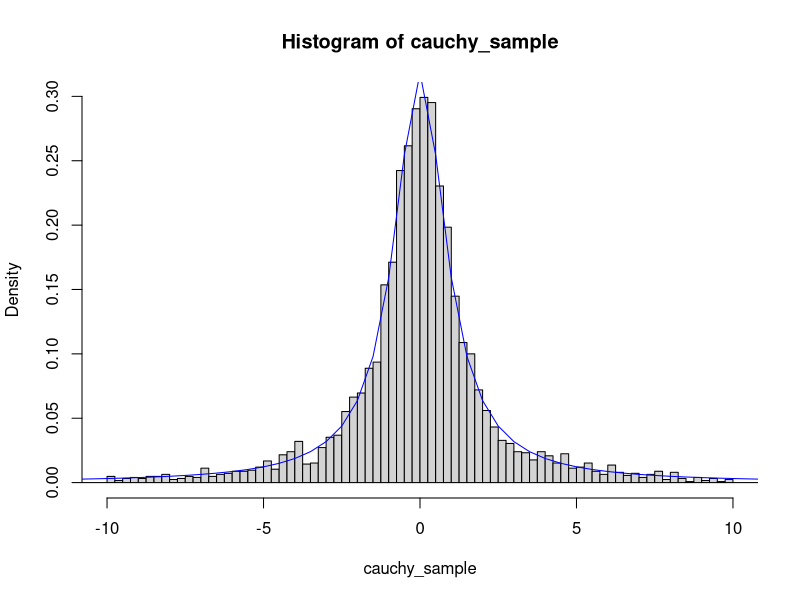
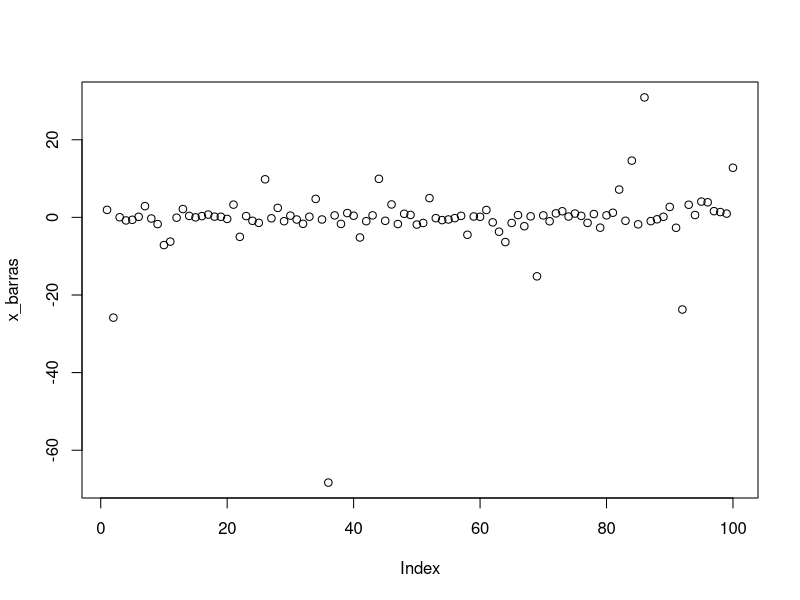
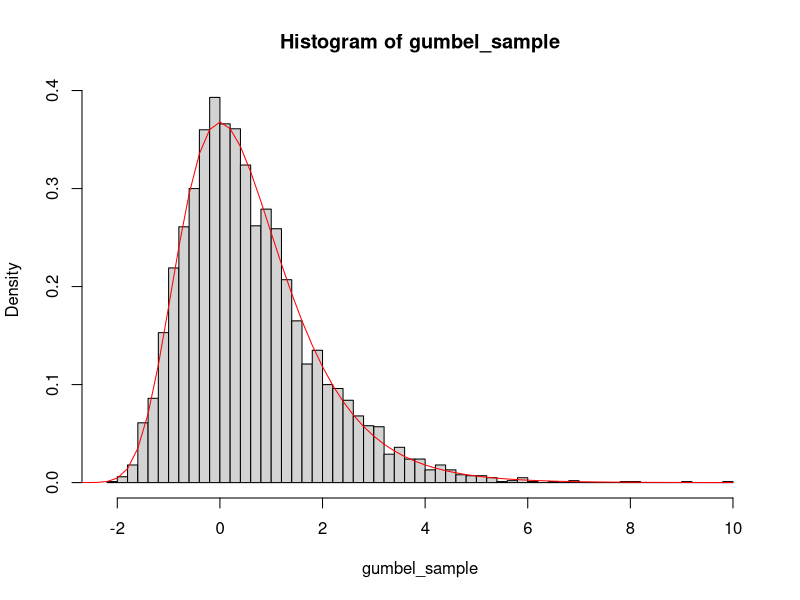
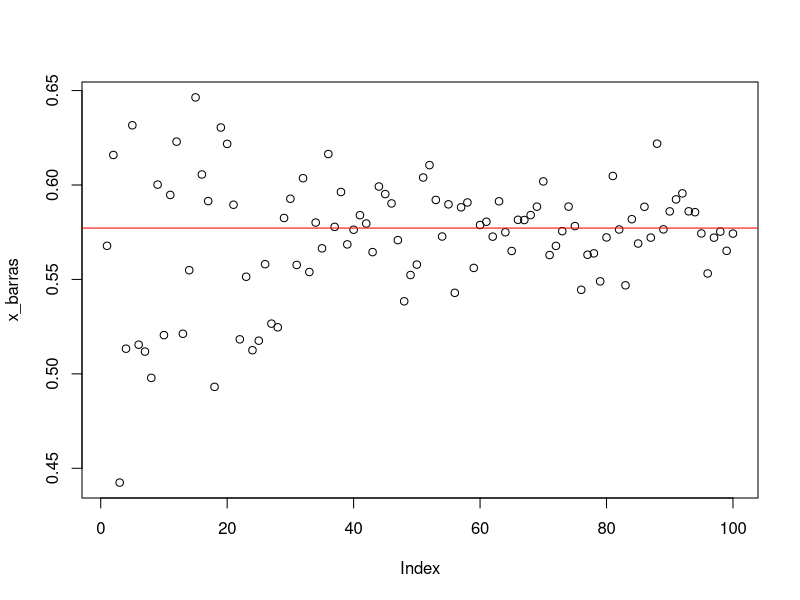
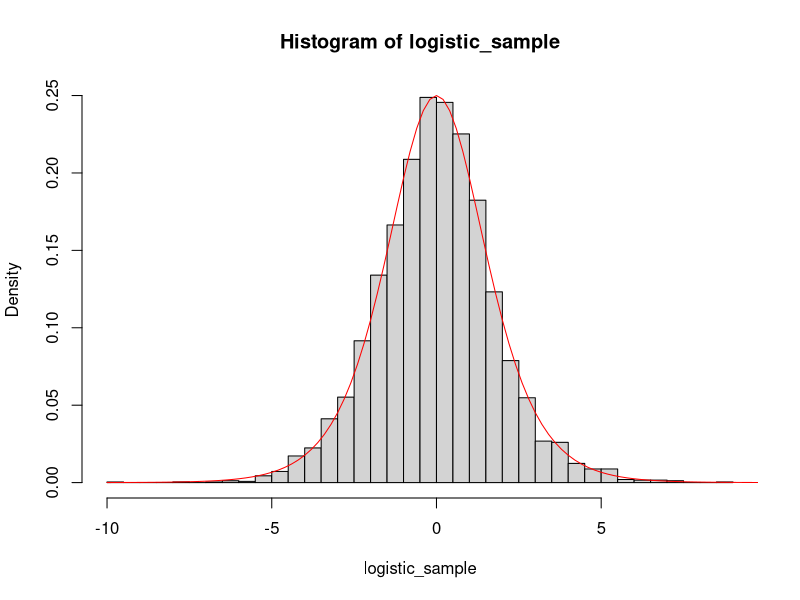
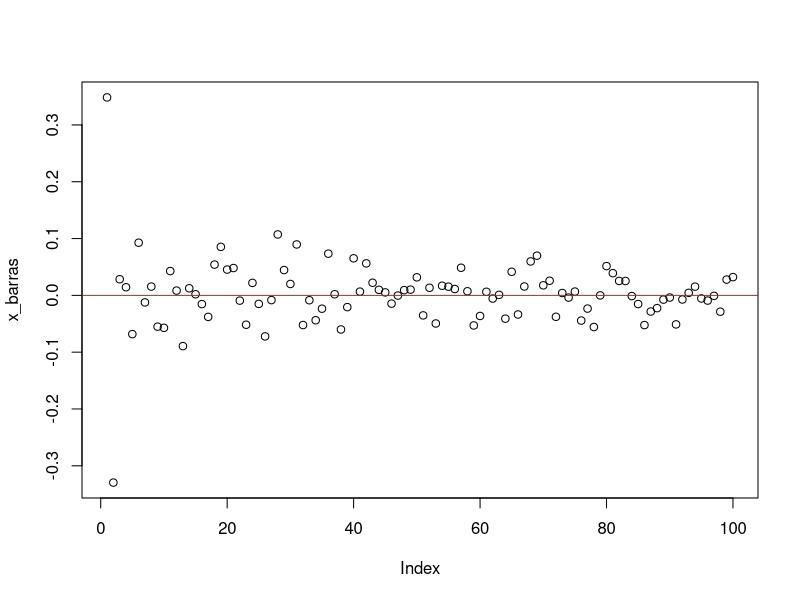
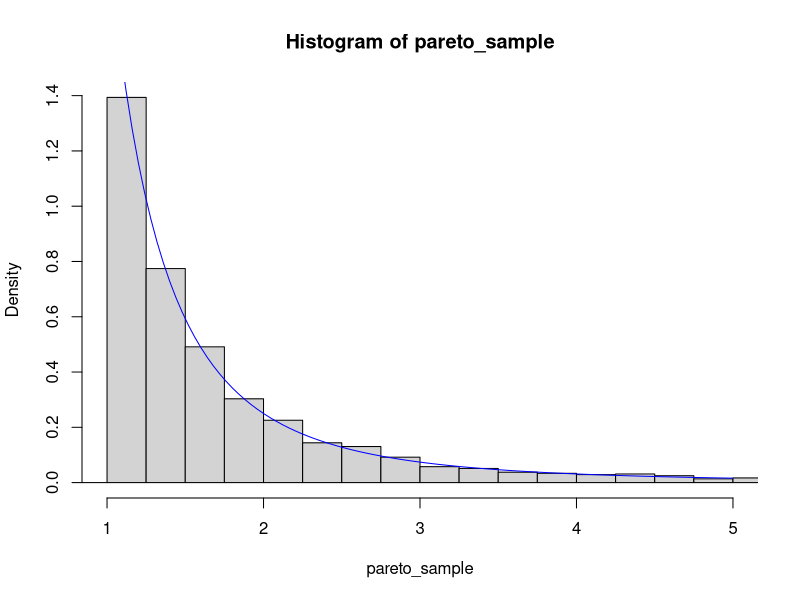
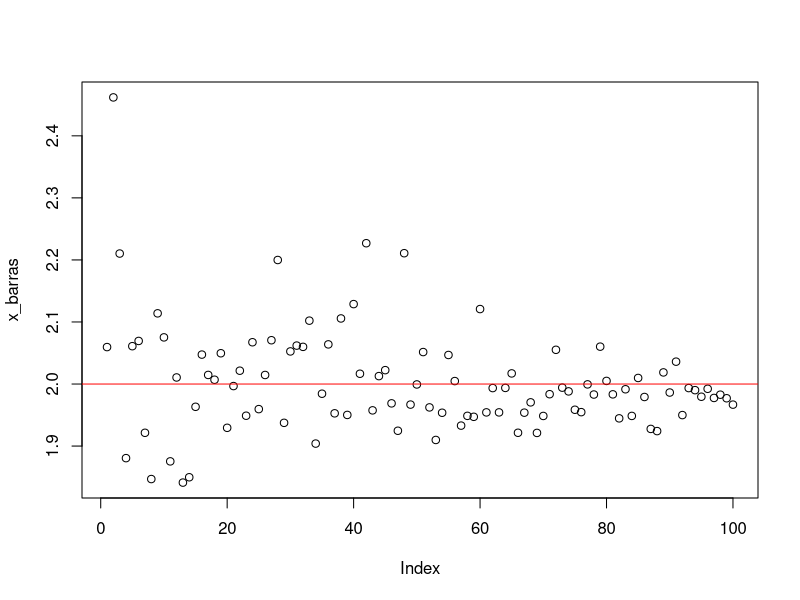

Recreate these plots in R, in order.
## ---- chunk 1
N <- 620
j <-1
means <-matrix(0, nrow=round(N/4), ncol=round(N/4))
for (N1 in 1:round(N/4)){
  for (N2 in 1:round(N/4)){
    aprox = rep(0,15)
    for (i in 1:15){
       l = c(rep(0,N1),rep(1,N-N1))
       s <- sample(l,N2)
       aprox[i] = (sum(s)/(length(s)-sum(s)))*N1
    }
    means[[N1,N2]] = mean(aprox)
    j = j+1
  }
}
ans <- which((abs(means - N)) == min(abs(means - N)),arr.ind=T)
# n1
ans[1]
# n2
ans[2]
## ---- chunk 2
cauchy <- function(x, beta, gamma){ 
  1 / (pi*beta*(1 + ((x-gamma)/beta)^2))
}
gumbel <- function(x, beta, gamma){ 
  (1 / beta) *exp(-exp(-(x-gamma)/beta) - (x-gamma)/beta)
}
logistic <- function(x, beta, gamma){
  ( (1/beta)*exp(-(x-gamma)/beta) ) / ((1 + exp(-(x)))^2)
}
pareto <- function(x, c, alpha){
  alpha*((c^alpha))/(x^(alpha+1))
}

## ---- chunk 3
rcauchy_ <- function(n, beta, gamma){
  u <- runif(n)
  cauchy_sample <- tan(pi*(u-1/2))*beta + gamma
  return (cauchy_sample)
}
## ---- chunk 4
beta <- 1
gamma <- 0
n <- 5000
cauchy_sample = rcauchy_(n, beta, gamma)
hist(cauchy_sample, xlim =c(-10,10), breaks = c(min(cauchy_sample),seq(from=-10,to=10,by=.25), max(cauchy_sample)), prob = T)
curve(cauchy(x,beta,gamma),from=-25,to=25,col="blue", add = T)
## ---- chunk 5
n_values = seq(from=50, to=5000, by=50)
x_barras = rep(0,length(n_values))
for (n in n_values){
  x_barras[n/50] = sum(rcauchy_(n, beta, gamma))/n
}
plot(x_barras)
## ---- chunk 6
rgumbel_ <- function(n,beta, gamma){
  u <- runif(n)
  gumbel_sample <- -beta*log(-log(u)) + gamma
  return (gumbel_sample)
}
## ---- chunk 7
gumbel_sample = rgumbel_(5000,beta,gamma)
hist(gumbel_sample, breaks = 50, prob = T)
curve(gumbel(x,beta,gamma),from=-10,to=10,col="red", add=T)
## ---- chunk 8
x_barras = rep(0,length(n_values))
for (n in n_values){
  x_barras[n/50] = sum(rgumbel_(n, beta, gamma))/n
}
plot(x_barras)
abline(h=(gamma + beta*0.5772), col='red')
## ---- chunk 9
rlogistic_ <- function(n,beta,gamma){
  u <- runif(n)
  logistic_sample <- -beta*log(1/u -1) + gamma
  return (logistic_sample)
}
## ---- chunk 10
logistic_sample = rlogistic_(5000,beta,gamma)
hist(logistic_sample, breaks = 50, prob = T)
curve(logistic(x,beta,gamma),from=-10,to=10,col="red", add=T)
## ---- chunk 11
x_barras = rep(0,length(n_values))
for (n in n_values){
  x_barras[n/50] = sum(rlogistic_(n, beta, gamma))/n
}
plot(x_barras)
abline(h=gamma,col="red")
## ---- chunk 12
rpareto_ <- function(n,c,alpha){
  u <- runif(n)
  pareto_sample <- c / (u^(1/alpha))
}
## ---- chunk 13
c <- 1
alpha <- 2
pareto_sample = rpareto_(5000,c,alpha)
hist(pareto_sample, xlim=c(1,5), breaks = c(seq(from=-10,to=10,by=.25),max(pareto_sample)), prob = T)
curve(pareto(x,c,alpha),from=1,to=5,col="blue", add = T)
## ---- chunk 14
x_barras = rep(0,length(n_values))
for (n in n_values){
  x_barras[n/50] = sum(rpareto_(n, c, alpha))/n
}
plot(x_barras)
abline(h=2,col="red")
## ---- chunk 15
rbinom_ <-function(n,size,p){
  binomial_sample <- rep(0,n)
  for (i in 1:n){
    binomial_sample[i] <- sum(sample(0:1, size=size,replace=T, prob=c(1-p,p)))
  }
  return(binomial_sample)
}
## ---- chunk 16
system.time(rbinom_(1000,10,.5))
system.time(rbinom(1000,10,.5))
## ---- chunk 17
non_homogeneous_poisson_process <- function(t){
  # lambda = 1 acota la función de intensidad del proceso
  lambda <- 1

  s = c(rexp(1,1))
  while(tail(s,1) < t){
    s = c(s, tail(s,1)+rexp(1,1))
  }
  s = s[-length(s)]
  
  u <- runif(length(s))
  ss <- s[u <= abs(sin(s)/lambda)]
  Ns <- 1:length(ss)
  
  return(list(intentados=s, aceptados = ss, cuenta= Ns))
}
## ---- chunk 18
ans = non_homogeneous_poisson_process(50)
par(mfrow=c(1,2), pty='s')
plot(ans$aceptados, ans$cuenta, type = "s", ylab = "N(t)",xlab='t',
     main = "Proceso Poisson no homogéneo",
     sub = expression(lambda(t) == exp(paste("sen","(t)")))) 

plot(ans$intentados, sin(ans$intentados),col = "red", lwd = 1 )
points(ans$aceptados, sin(ans$aceptados),col = "blue", lwd = 1)
curve(sin(x), from=0, to=100, add=T)
abline(h=-.5)
abline(h=.5)
## ---- chunk 19
mixed_normal <- function(n, mu_1, mu_2, S1, S2,p){
  
  m <- matrix(rnorm(n),nrow = length(mu_1),ncol =n)
  mixed_normals <- matrix(0, nrow=length(mu_1), ncol = n)
  
  B1 <- chol(S1)
  B2 <- chol(S2)
  
  for( i in 1:n){
    if (runif(1) < p){
      mixed_normals[,i] <- mu_1 + B1%*%m[,i]
    }
    else{
      mixed_normals[,i] <-mu_2 + B2%*%m[,i]
    }
  }
  
  return (mixed_normals)
}

## ---- chunk 20
normal_multivariate <- mixed_normal(10000,c(2,3,4,5),c(0,0,0,0),diag(4),diag(4),.5 )
## ---- chunk 21
par(mfrow=c(2,2))
for (i in 1:4){
  hist(normal_multivariate[i,],breaks=50)
}
## ---- chunk 22
sig2 = seq(from=.1,to=20,length.out=100)
rho = seq(from=-1,to=1,length.out=21)
## ---- chunk 23
rnorm_multivariate <- function(n,mu,Sigma){
  m <- length(mu)
  
  eig <- eigen(Sigma)
  lambda <- eig$values; 
  V <- eig$vectors
  
  Q <- V %*% diag(sqrt(lambda)) %*% t(V)
  
  Z <- matrix(rnorm(n*m),nrow=n, ncol=m)
  X <- Z %*% Q + matrix(mu,n,m,byrow=T)
  
  return (X)
}
## ---- chunk 24
normales=list(NULL)
EXPZ = list(NULL)
i<-1
sigmas <- rep(0,2100)
rho_gorros <- rep(0,2100)
rhos <- rep(0,2100)

for (r in rho){
  for (s in sig2){
    
    Sigma = matrix(c(1,sqrt(s)*r,sqrt(s)*r,s),ncol=2)
    normales[[i]] <- rnorm_multivariate(5000, c(0,0), Sigma)
    EXPZ[[i]] <- exp(normales[[i]])
    
    sigmas[i] <- s
    rho_gorros[i] <- cor(EXPZ[[i]])[1,2]
    rhos[i] <- r
    
    i = i+1
  }
}
## ---- chunk 25
par(mfrow=c(1,2))
plot(sigmas,rhos)
plot(sigmas,rho_gorros)
